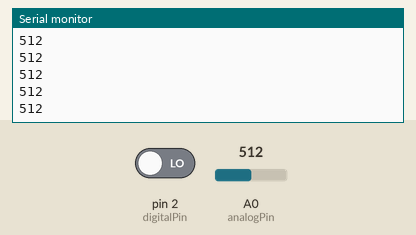
Recording of a sketch running on a simulated Arduino Uno, built with avr-gcc and run on an emulated ATmega328P. Parts: the last lines printed to the serial monitor. The test bench sets the inputs (shaded band); at power-on: A0 (analogPin) = 512, pin 2 (digitalPin) LOW.

Above: at 1.2 s.
1.3 s: A0 (analogPin) set to 716
At 1.31 s:
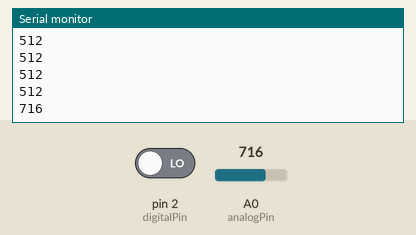
2.8 s: A0 (analogPin) set to 900
At 2.81 s:
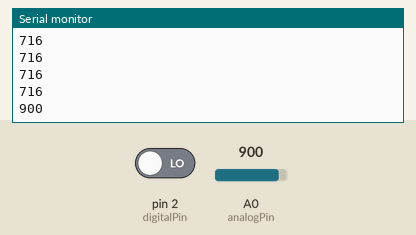
Timing chart, 0 to 5.8 s (numbered marks = the images above; inputs shaded):
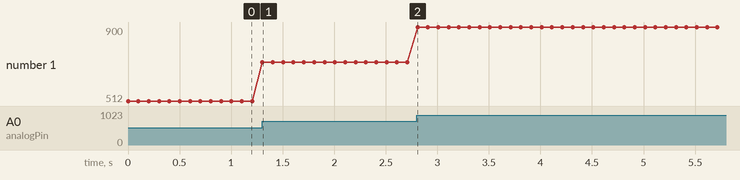

The sketch:

sketch_feb1a.ino
```cpp
const int digitalPin = 2;
const int analogPin = A0;

void setup() {
  pinMode(digitalPin, INPUT);
  Serial.begin(9600);
}

void loop() {
  int digitalValue = digitalRead(digitalPin);
  int analogValue = analogRead(analogPin);

  Serial.println(analogValue);
  delay(100);
}

void printOnLCD() {

}
```

Measured:
- after the input at 1.3 s, the serial monitor: prints a new line at once (image 1)
- after the input at 2.8 s, the serial monitor: prints a new line at once (image 2)
- plotted number 1: 512 → 716 after the input at 1.3 s, 716 → 900 after the input at 2.8 s
